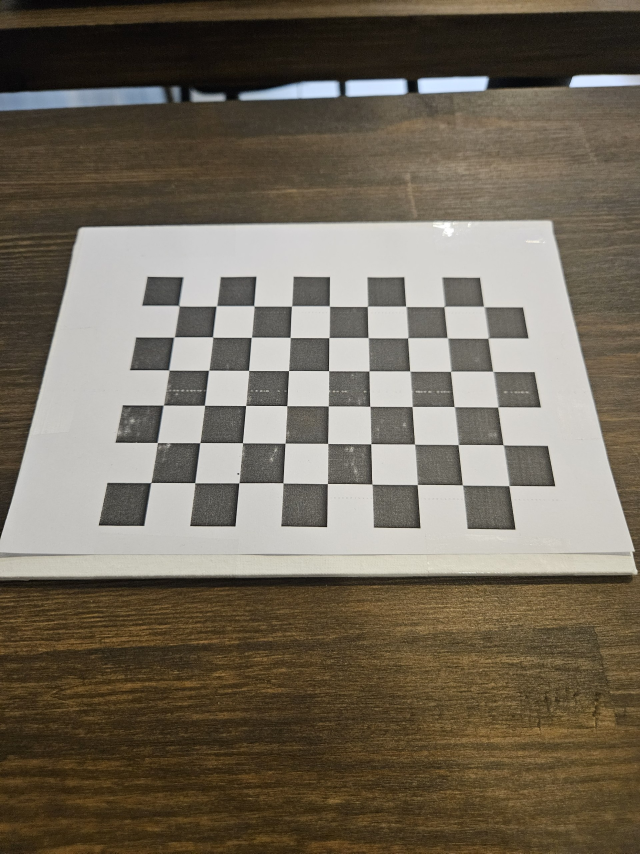
#> input picture lab02/data/calib/calib_01.jpg, 1920 x 2560 px (shown at 1/3 size); its folder holds only this picture in this run
$ python calibrate.py
#> lines starting #> are read from the running program, lines starting #| are printed output that depends on the picture; long printed decimals are rounded
### lab02/src/utils.py
# common stuff

import csv
import glob
import os

import cv2
import numpy as np

LAB = os.path.dirname(os.path.dirname(os.path.abspath(__file__)))
DATA = os.path.join(LAB, "data", "calib")
RESULTS = os.path.join(LAB, "results")
FIG = os.path.join(LAB, "figures")

os.makedirs(RESULTS, exist_ok=True)
os.makedirs(FIG, exist_ok=True)

BOARD = (9, 6)       # inner corners
SQUARE = 15.5        # mm, measured with a ruler


def image_paths():
    return sorted(glob.glob(os.path.join(DATA, "calib_*.jpg")))


def object_points():
    # (0,0,0), (s,0,0), (2s,0,0), ... row by row, z = 0
    pts = np.zeros((BOARD[0] * BOARD[1], 3), dtype=np.float32)
    pts[:, :2] = np.mgrid[0:BOARD[0], 0:BOARD[1]].T.reshape(-1, 2) * SQUARE
    return pts


def find_corners(gray):
    # the photos are 1920x2560, on full size findChessboardCorners misses most frames,
    # so try downscaled copies too and scale the corners back
    flags = cv2.CALIB_CB_ADAPTIVE_THRESH + cv2.CALIB_CB_NORMALIZE_IMAGE
    for scale in [1, 2, 4]:
        small = cv2.resize(gray, None, fx=1 / scale, fy=1 / scale, interpolation=cv2.INTER_AREA)
        ok, corners = cv2.findChessboardCorners(small, BOARD, flags)
        if ok:
            return corners * scale, f"classic /{scale}"
    # last try: the newer detector
    ok, corners = cv2.findChessboardCornersSB(gray, BOARD)
    if ok:
        return corners, "SB"
    return None, "not found"


def refine(gray, corners):
    criteria = (cv2.TERM_CRITERIA_EPS + cv2.TERM_CRITERIA_MAX_ITER, 30, 0.001)
    return cv2.cornerSubPix(gray, corners.astype(np.float32), (11, 11), (-1, -1), criteria)


def per_frame_errors(objpoints, imgpoints, K, dist, rvecs, tvecs):
    # mean distance between projected and detected corners, for each frame
    errors = []
    for obj, img, r, t in zip(objpoints, imgpoints, rvecs, tvecs):
        proj, _ = cv2.projectPoints(obj, r, t, K, dist)
        errors.append(np.linalg.norm(proj.reshape(-1, 2) - img.reshape(-1, 2), axis=1).mean())
    return np.array(errors)


def save_csv(name, header, rows):
    with open(os.path.join(RESULTS, name), "w", newline="", encoding="utf-8") as f:
        writer = csv.writer(f)
        writer.writerow(header)
        writer.writerows(rows)

### lab02/src/calibrate.py
# Lab 2, steps 6-11 and 15: corners, calibration, per-frame errors, outliers, camera_params.yml

import os
from datetime import datetime

import cv2
import matplotlib
matplotlib.use("Agg")
import matplotlib.pyplot as plt
import numpy as np

from utils import BOARD, FIG, RESULTS, SQUARE, find_corners, image_paths, object_points, per_frame_errors, refine, save_csv

np.random.seed(42)

# Step 6. Find corners on every frame
print("Step 6")
names = []
raw_corners = []      # as returned by the detector
sub_corners = []      # after cornerSubPix
detect_rows = []
image_size = None

for path in image_paths():
    name = os.path.basename(path)
    gray = cv2.imread(path, cv2.IMREAD_GRAYSCALE)
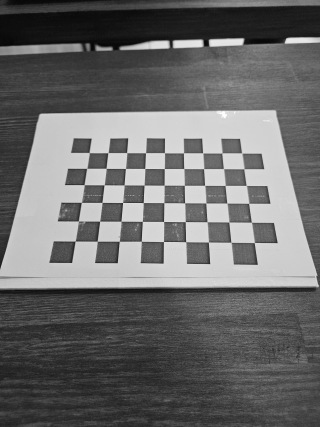
#> gray: shape (2560, 1920) (shown at 1/6 size); min 0, max 255, mean 107.4
    image_size = (gray.shape[1], gray.shape[0])
#> the loop in find_corners, `for scale in [1, 2, 4]:` made 3 passes
#> ok on passes 1 to 3: False, False, True
#> pass 3, in find_corners, `small = cv2.resize(gray, None, fx=1 / scale, fy=1 / scale, interpolati..`:
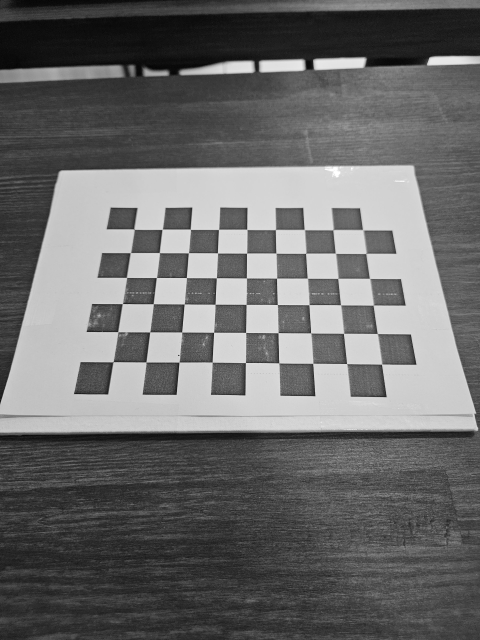
#> small: shape (640, 480); min 4, max 255, mean 107.4
    corners, how = find_corners(gray)
#> corners = 54 rows, first 8: [535.9, 916.2], [648.2, 917.7], [761.2, 916.7], [873.9, 917.9], [987, 917.3], [1101.5, 918.4], [1217, 917.7], [1331.2, 919.4]; how = 'classic /4'
    print(f"{name}: {how}")
#| calib_01.jpg: classic /4
    detect_rows.append([name, how])
    if corners is None:
        continue
    names.append(name)
    raw_corners.append(corners.astype(np.float32))
    sub_corners.append(refine(gray, corners))

save_csv("detection.csv", ["file", "detector"], detect_rows)
print(f"found on {len(names)} of {len(detect_rows)} frames")
#| found on 1 of 1 frames

# example of detected corners
img = cv2.imread(os.path.join(os.path.dirname(image_paths()[0]), names[0]))
#> img is the input picture: shape (2560, 1920, 3); mean B, G, R 91.7, 106.4, 115.3
cv2.drawChessboardCorners(img, BOARD, sub_corners[0], True)
cv2.imwrite(os.path.join(FIG, "corners_example.jpg"), cv2.resize(img, None, fx=0.5, fy=0.5))
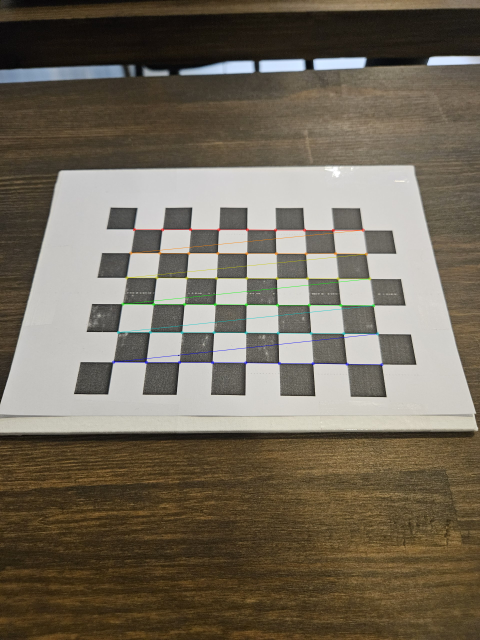
#> saved as corners_example.jpg: shape (1280, 960, 3) (shown at 1/2 size); mean B, G, R 91.6, 106.5, 115.2

# Step 8. 3D points of the board, the same for every frame
objpoints = [object_points()] * len(names)

# Step 7 and 9. Calibrate with and without subpixel refinement
print("\nSteps 7, 9")
compare_rows = []
for label, pts in [("without cornerSubPix", raw_corners), ("with cornerSubPix", sub_corners)]:
    rms, K, dist, rvecs, tvecs = cv2.calibrateCamera(objpoints, pts, image_size, None, None)
    err = per_frame_errors(objpoints, pts, K, dist, rvecs, tvecs)
    print(f"{label}: rms = {rms:.4f}, mean per-frame error = {err.mean():.4f} px, fx = {K[0, 0]:.1f}")
    compare_rows.append([label, round(rms, 4), round(err.mean(), 4), round(K[0, 0], 1), round(K[1, 1], 1)])
#> this loop made 2 passes
#> (label, rms, K, dist, rvecs, tvecs, err) on passes 1 to 2: ('without cornerSubPix', 0.882, [[1660.2, 0, 992.5], [0, 1702.8, 1413.4], [0, 0, 1]], [[0.184, -1.12, 0.00919, 0.018, 3.18]], ([-0.444, -0.012, 0.00652],), ([-62.96, -66.39, 226.2],), [0.794]), ('with cornerSubPix', 0.724, [[1606.8, 0, 993.3], [0, 1649.8, 1446.3], [0, 0, 1]], [[0.0748, 0.0795, 0.0108, 0.0193, -0.707]], ([-0.425, -0.0173, 0.00562],), ([-62.99, -70.59, 218],), [0.617])
#> (printed output is left out)
#> after the loop, compare_rows = [['without cornerSubPix', 0.882, 0.794, 1660.2, 1702.8], ['with cornerSubPix', 0.724, 0.617, 1606.8, 1649.8]]
save_csv("subpix_effect.csv", ["corners", "rms from calibrateCamera", "mean per-frame error, px", "fx", "fy"],
         compare_rows)

# from here on only the refined corners are used
imgpoints = sub_corners
#> imgpoints = 1 item

# Step 10. Error per frame (own computation with projectPoints)
print("\nStep 10")
rms, K, dist, rvecs, tvecs = cv2.calibrateCamera(objpoints, imgpoints, image_size, None, None)
errors = per_frame_errors(objpoints, imgpoints, K, dist, rvecs, tvecs)
#> errors = [0.617]
median = np.median(errors)
#> median = 0.617
for name, e in zip(names, errors):
    print(f"{name}: {e:.3f} px")
#> this loop made 1 pass
#> (name, e) on pass 1: ('calib_01.jpg', 0.617)
#> (printed output is left out)
print(f"median = {median:.3f} px")
#| median = 0.617 px

# Step 11. Drop frames with error > 2 * median, calibrate again
threshold = 2 * median
#> threshold = 1.23
keep = errors <= threshold
#> keep = [True]
dropped = [n for n, k in zip(names, keep) if not k]
#> dropped = []
print(f"\nStep 11: threshold = {threshold:.3f} px, dropped {len(dropped)} frames: {dropped}")
#| Step 11: threshold = 1.234 px, dropped 0 frames: []

names2 = [n for n, k in zip(names, keep) if k]
#> names2 = ['calib_01.jpg']
objpoints2 = [o for o, k in zip(objpoints, keep) if k]
#> objpoints2 = 1 item
imgpoints2 = [p for p, k in zip(imgpoints, keep) if k]
#> imgpoints2 = 1 item
rms2, K2, dist2, rvecs2, tvecs2 = cv2.calibrateCamera(objpoints2, imgpoints2, image_size, None, None)
#> rms2 = 0.724; K2 = [[1606.8, 0, 993.3], [0, 1649.8, 1446.3], [0, 0, 1]]; dist2 = [[0.0748, 0.0795, 0.0108, 0.0193, -0.707]]; rvecs2 = ([-0.425, -0.0173, 0.00562],); tvecs2 = ([-62.99, -70.59, 218],)
errors2 = per_frame_errors(objpoints2, imgpoints2, K2, dist2, rvecs2, tvecs2)
#> errors2 = [0.617]

save_csv("frame_errors.csv", ["file", "error before, px", "kept", "error after, px"],
         [[n, round(e, 4), int(k), round(errors2[names2.index(n)], 4) if k else ""]
          for n, e, k in zip(names, errors, keep)])

plt.figure(figsize=(10, 4))
plt.bar(range(len(names)), errors, color=["tab:blue" if k else "tab:red" for k in keep])
plt.axhline(median, color="gray", linestyle="--", label=f"median = {median:.3f}")
plt.axhline(threshold, color="red", linestyle="--", label=f"2 × median = {threshold:.3f}")
plt.xticks(range(len(names)), [n[6:8] for n in names])
plt.xlabel("frame")
plt.ylabel("mean reprojection error, px")
plt.legend()
plt.savefig(os.path.join(FIG, "frame_errors.png"), dpi=150, bbox_inches="tight")
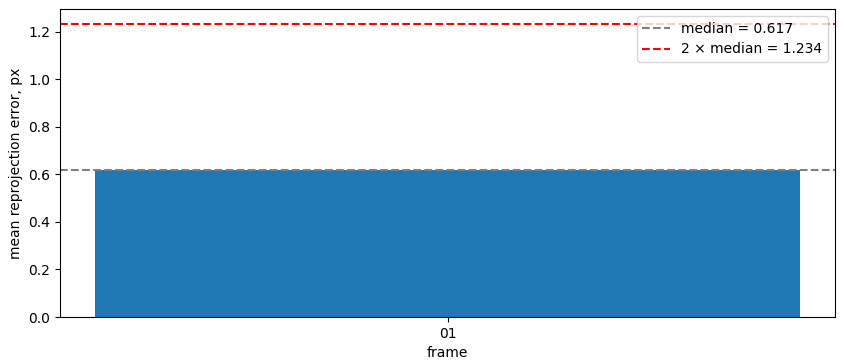
#> figure drawn by matplotlib, 1 panel
plt.close()

# final numbers
w, h = image_size
print("\nFinal calibration")
print("K =\n", K2.round(2))
#| K =
#|  [[1.60677e+03 0.00000e+00 9.93290e+02]
#|  [0.00000e+00 1.64977e+03 1.44632e+03]
#|  [0.00000e+00 0.00000e+00 1.00000e+00]]
print("dist =", dist2.ravel().round(5))
#| dist = [ 0.0748   0.07945  0.01077  0.01925 -0.7074]
print(f"rms = {rms2:.4f}, mean per-frame error = {errors2.mean():.4f} px")
#| rms = 0.7243, mean per-frame error = 0.6170 px
print(f"fx / fy = {K2[0, 0] / K2[1, 1]:.4f}")
#| fx / fy = 0.9739
print(f"principal point: ({K2[0, 2]:.1f}, {K2[1, 2]:.1f}), image center: ({w / 2}, {h / 2}), "
      f"offset {(K2[0, 2] - w / 2) / w * 100:.1f} % x, {(K2[1, 2] - h / 2) / h * 100:.1f} % y")
#| principal point: (993.3, 1446.3), image center: (960.0, 1280.0), offset 1.7 % x, 6.5 % y

save_csv("calibration.csv", ["parameter", "all frames", "after dropping outliers"], [
    ["frames", len(names), len(names2)],
    ["rms (calibrateCamera)", round(rms, 4), round(rms2, 4)],
    ["mean per-frame error, px", round(errors.mean(), 4), round(errors2.mean(), 4)],
    ["fx", round(K[0, 0], 2), round(K2[0, 0], 2)],
    ["fy", round(K[1, 1], 2), round(K2[1, 1], 2)],
    ["fx / fy", round(K[0, 0] / K[1, 1], 4), round(K2[0, 0] / K2[1, 1], 4)],
    ["cx", round(K[0, 2], 2), round(K2[0, 2], 2)],
    ["cy", round(K[1, 2], 2), round(K2[1, 2], 2)],
    ["k1", round(dist[0, 0], 5), round(dist2[0, 0], 5)],
    ["k2", round(dist[0, 1], 5), round(dist2[0, 1], 5)],
    ["p1", round(dist[0, 2], 5), round(dist2[0, 2], 5)],
    ["p2", round(dist[0, 3], 5), round(dist2[0, 3], 5)],
    ["k3", round(dist[0, 4], 5), round(dist2[0, 4], 5)],
])

# Step 15. Save
fs = cv2.FileStorage(os.path.join(RESULTS, "camera_params.yml"), cv2.FILE_STORAGE_WRITE)
fs.write("camera_matrix", K2)
fs.write("dist_coeffs", dist2)
fs.write("image_width", w)
fs.write("image_height", h)
fs.write("square_size_mm", SQUARE)
fs.write("reprojection_error_px", float(errors2.mean()))
fs.write("frames_used", len(names2))
fs.write("date", datetime.now().strftime("%Y-%m-%d"))
fs.release()
print("saved camera_params.yml")

# corners of the kept frames, for the other scripts
np.savez(os.path.join(RESULTS, "corners.npz"), names=names2, corners=np.array(imgpoints2), image_size=image_size)

$ run again, on lab02/data/calib/calib_05.jpg
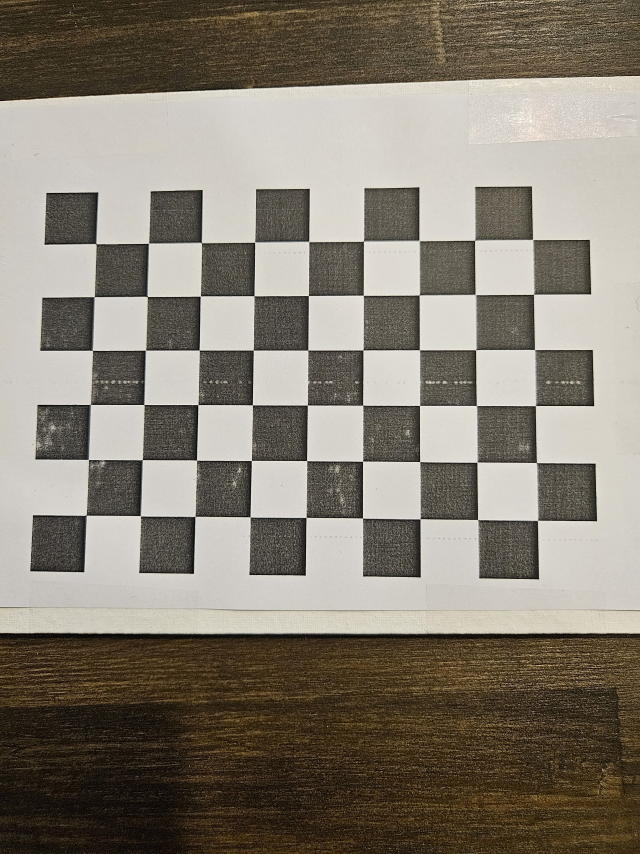
#> input picture lab02/data/calib/calib_05.jpg, 1920 x 2560 px (shown at 1/3 size)
#> `gray = cv2.imread(path, cv2.IMREAD_GRAYSCALE)`:
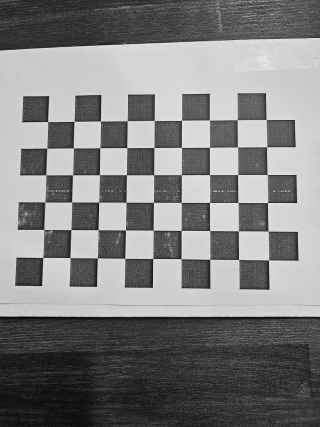
#> gray: shape (2560, 1920) (shown at 1/6 size); min 0, max 255, mean 127.7
#> the loop in find_corners, `for scale in [1, 2, 4]:` made 1 pass
#> ok on pass 1: True
#> corners = 54 rows, first 8: [289.6, 732.6], [446.3, 730.9], [606.2, 729.8], [764.5, 727.8], [927.7, 727.5], [1090.9, 724.9], [1257.4, 723.4], [1424.4, 721.9]; how = 'classic /1'
#| calib_05.jpg: classic /1
#| found on 1 of 1 frames
#> img is the input picture: shape (2560, 1920, 3); mean B, G, R 115.2, 127, 134.1
#> the loop `for label, pts in [("without cornerSubPix", raw_corners), ("with corne..` made 2 passes
#> (label, rms, K, dist, rvecs, tvecs, err) on passes 1 to 2: ('without cornerSubPix', 1.08, [[2206.7, 0, 866.1], [0, 2238.2, 1367.6], [0, 0, 1]], [[-0.0189, 0.828, 0.00499, 0.0172, -2.92]], ([-0.0893, 0.025, 0.00799],), ([-56.33, -60.77, 212.3],), [0.913]), ('with cornerSubPix', 1.29, [[1371.7, 0, 1048], [0, 1366.1, 1205.2], [0, 0, 1]], [[0.0513, -0.176, 0.000968, 0.0125, 0.247]], ([-0.0553, 0.0156, 0.00337],), ([-73.48, -45.62, 130.9],), [1.13])
#> (printed output is left out)
#> after the loop `for label, pts in [("without cornerSubPix", raw_corners), ("with corne..`: compare_rows = [['without cornerSubPix', 1.08, 0.913, 2206.7, 2238.2], ['with cornerSubPix', 1.29, 1.13, 1371.7, 1366.1]]
#> imgpoints = 1 item
#> `errors = per_frame_errors(objpoints, imgpoints, K, dist, rvecs, tvecs)`: errors = [1.13]
#> median = 1.13
#> the loop `for name, e in zip(names, errors):` made 1 pass
#> (name, e) on pass 1: ('calib_05.jpg', 1.13)
#> (printed output is left out)
#| median = 1.130 px
#> threshold = 2.26
#> keep = [True]
#> dropped = []
#| Step 11: threshold = 2.260 px, dropped 0 frames: []
#> names2 = ['calib_05.jpg']
#> objpoints2 = 1 item
#> rms2 = 1.29; K2 = [[1371.7, 0, 1048], [0, 1366.1, 1205.2], [0, 0, 1]]; dist2 = [[0.0513, -0.176, 0.000968, 0.0125, 0.247]]; rvecs2 = ([-0.0553, 0.0156, 0.00337],); tvecs2 = ([-73.48, -45.62, 130.9],)
#> errors2 = [1.13]
#> `plt.savefig(os.path.join(FIG, "frame_errors.png"), dpi=150, bbox_inche..`:
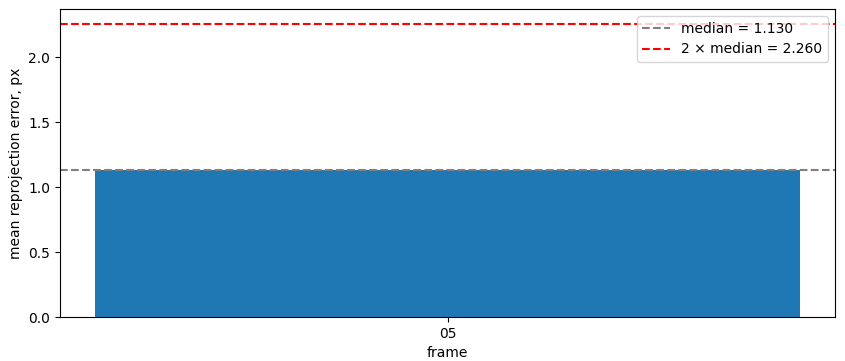
#> figure drawn by matplotlib, 1 panel
#| K =
#|  [[1.37173e+03 0.00000e+00 1.04802e+03]
#|  [0.00000e+00 1.36608e+03 1.20519e+03]
#|  [0.00000e+00 0.00000e+00 1.00000e+00]]
#| dist = [ 0.05134 -0.1765  0.00097  0.01247  0.247]
#| rms = 1.2919, mean per-frame error = 1.1302 px
#| fx / fy = 1.0041
#| principal point: (1048.0, 1205.2), image center: (960.0, 1280.0), offset 4.6 % x, -2.9 % y

$ run again, on lab02/data/calib/calib_06.jpg
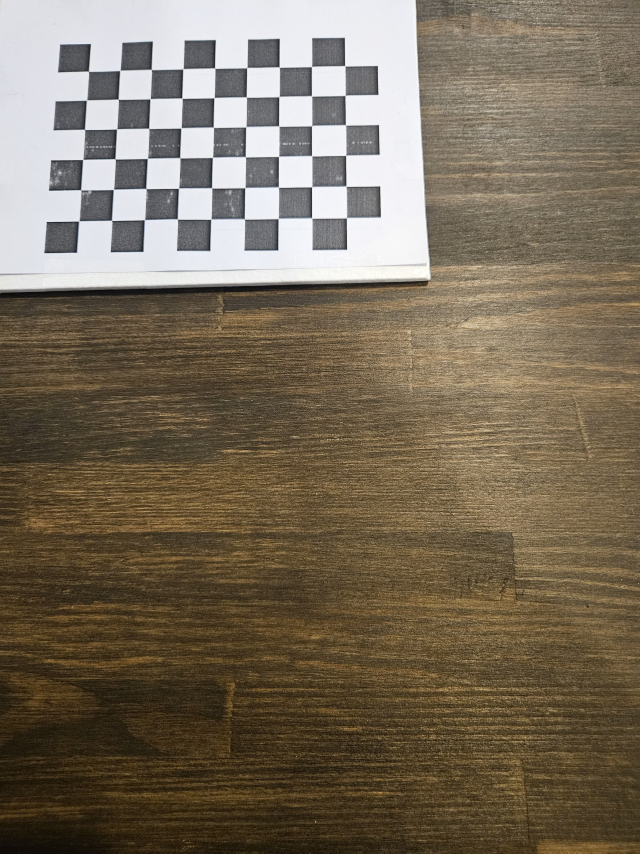
#> input picture lab02/data/calib/calib_06.jpg, 1920 x 2560 px (shown at 1/3 size)
#> `gray = cv2.imread(path, cv2.IMREAD_GRAYSCALE)`:
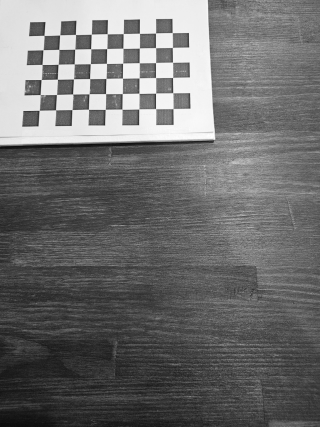
#> gray: shape (2560, 1920) (shown at 1/6 size); min 0, max 255, mean 110.1
#> the loop in find_corners, `for scale in [1, 2, 4]:` made 2 passes
#> ok on passes 1 to 2: False, True
#> corners = 54 rows, first 8: [265.9, 214], [359.7, 212], [454.1, 208.6], [548.5, 207.6], [644.2, 204.4], [739.8, 204.4], [837.8, 201.3], [934.3, 200.9]; how = 'classic /2'
#| calib_06.jpg: classic /2
#| found on 1 of 1 frames
#> img is the input picture: shape (2560, 1920, 3); mean B, G, R 90.1, 108.5, 120.8
#> the loop `for label, pts in [("without cornerSubPix", raw_corners), ("with corne..` made 2 passes
#> (label, rms, K, dist, rvecs, tvecs, err) on passes 1 to 2: ('without cornerSubPix', 0.916, [[3029.7, 0, 722.5], [0, 3086.7, 1038.5], [0, 0, 1]], [[-0.0241, 3.13, 0.0297, 0.0316, -17.8]], ([-0.264, 0.0144, 0.00281],), ([-75.69, -132.7, 484],), [0.827]), ('with cornerSubPix', 0.681, [[2459.4, 0, 689.9], [0, 2529.7, 1174.7], [0, 0, 1]], [[-0.0299, 1.13, 0.033, 0.0246, -3.04]], ([-0.209, 0.0103, 0.00454],), ([-70.68, -154.1, 391.1],), [0.595])
#> (printed output is left out)
#> after the loop `for label, pts in [("without cornerSubPix", raw_corners), ("with corne..`: compare_rows = [['without cornerSubPix', 0.915, 0.827, 3029.7, 3086.7], ['with cornerSubPix', 0.681, 0.595, 2459.4, 2529.7]]
#> imgpoints = 1 item
#> `errors = per_frame_errors(objpoints, imgpoints, K, dist, rvecs, tvecs)`: errors = [0.595]
#> median = 0.595
#> the loop `for name, e in zip(names, errors):` made 1 pass
#> (name, e) on pass 1: ('calib_06.jpg', 0.595)
#> (printed output is left out)
#| median = 0.595 px
#> threshold = 1.19
#> keep = [True]
#> dropped = []
#| Step 11: threshold = 1.190 px, dropped 0 frames: []
#> names2 = ['calib_06.jpg']
#> objpoints2 = 1 item
#> rms2 = 0.681; K2 = [[2459.4, 0, 689.9], [0, 2529.7, 1174.7], [0, 0, 1]]; dist2 = [[-0.0299, 1.13, 0.033, 0.0246, -3.04]]; rvecs2 = ([-0.209, 0.0103, 0.00454],); tvecs2 = ([-70.68, -154.1, 391.1],)
#> errors2 = [0.595]
#> `plt.savefig(os.path.join(FIG, "frame_errors.png"), dpi=150, bbox_inche..`:
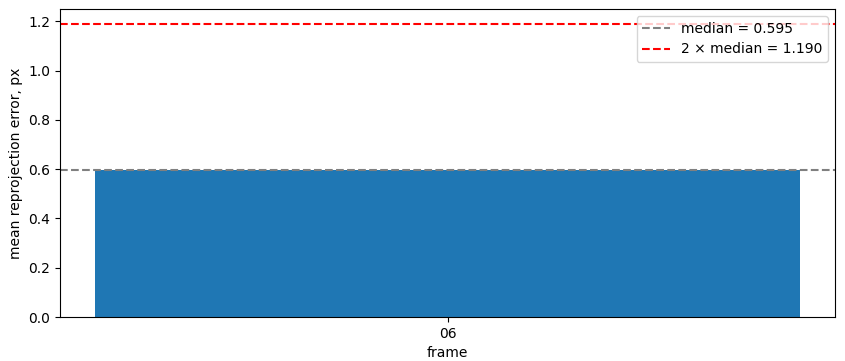
#> figure drawn by matplotlib, 1 panel
#| K =
#|  [[2.45937e+03 0.00000e+00 6.89850e+02]
#|  [0.00000e+00 2.52974e+03 1.17468e+03]
#|  [0.00000e+00 0.00000e+00 1.00000e+00]]
#| dist = [-0.02987  1.1258   0.03304  0.02456 -3.040]
#| rms = 0.6810, mean per-frame error = 0.5950 px
#| fx / fy = 0.9722
#| principal point: (689.9, 1174.7), image center: (960.0, 1280.0), offset -14.1 % x, -4.1 % y
